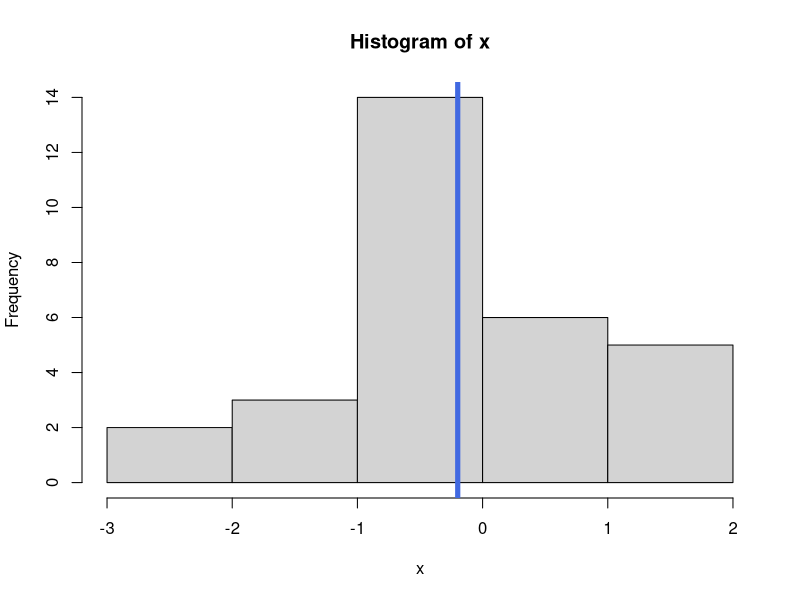

The R source for this figure: (Note: this script raises an error after producing the figure.)
#* plotRandomHistogram.r
#* 
#* Author: Tommy malloy
#* 
#* Purpose:
#*   A function that will generate a sample of normal 
#*   observations and the plot the histogram of that data.
#*   
#* Inputs:
#*   num_pts = the number of observations to randomly generate
#*   mu = the theoretical mean of the Normal distribution that generates my data
#*   sigma = the theoretical standard deviation
#*   seed - an optional random number generator seed value, defaults to NULL
#*   meanColor = the color of the line corresponding to the sample mean of the data
#*   
#* Output: 
#*    A histogram of the generated data is drawn
#*    A litst with the following elements
#*    Random_obs = a vector with the randomly generated data
#*    Mean_random_obs = sample mean corresponding to the randomly generated data
#*    SD_Random_obs = corresponding standard deviation

plotRandomHistogram <- function(num_pts = 30, mu = 0, sigma = 1, seed = NULL, meanColor = "royalblue") {
  set.seed(seed)
  x <- rnorm(num_pts, mean = mu, sd = sigma)
  mean_x <- mean(x)
  hist(x)
  abline(v = mean_x, lwd = 5, col = meanColor)
  
  list(Random_obs = x, Mean_Random_obs = mean_x, SD_Random_obs = sd(x))
}


plotRandomHistogram()
plotRandomHistoGram(seed = 19)
plotRandomHistogram(seed =  19, num_pts = 1000000)
plotRandomHistogram(seed =  19, num_pts = 1000000, meanColor = "forestgreen")
my_output <- plotRandomHistogram(seed =  5, num_pts = 200, mu = 70, sigma = 2.5, meanColor = "goldenrod")
my_output$Mean_Random_obs
